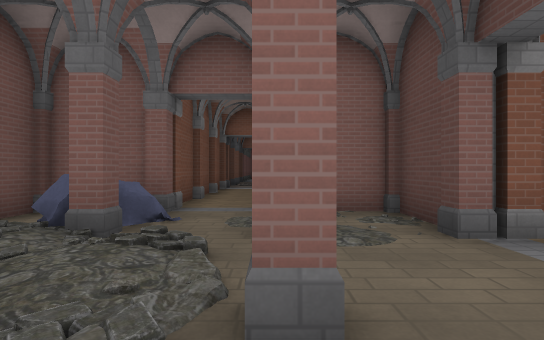
[1] (above)

21 first-person views from a walk through a level from a Godot 3-D game. The camera is 1.4 m above the floor, looks level and sees 80° across. The floor is counted in squares, 2 m on a side. Each view is taken from the middle of a square. On the plan, view 1 faces up. The plan holds only what a view shows up to about 10 squares ahead; the rest is blank. The place goes on beyond the plan. Characters and animated objects are left out. Door leaves are left out where a doorway can be walked through. Some surface patterns are stand-ins.

[2]
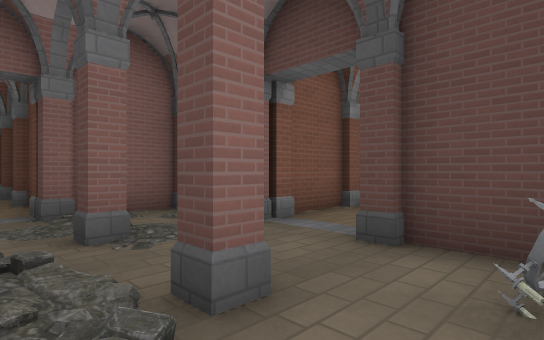

[3]
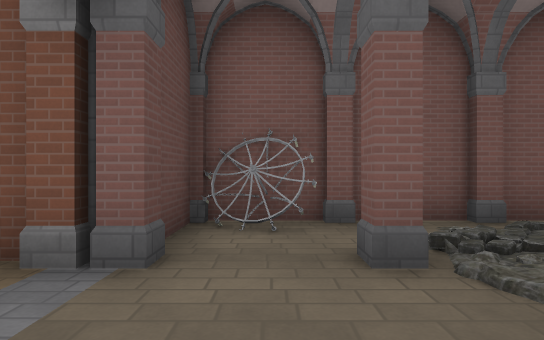

[4]
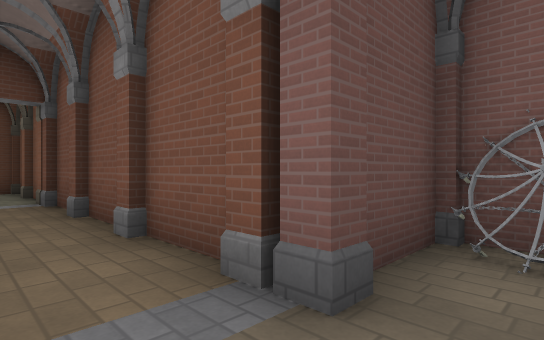

[5]
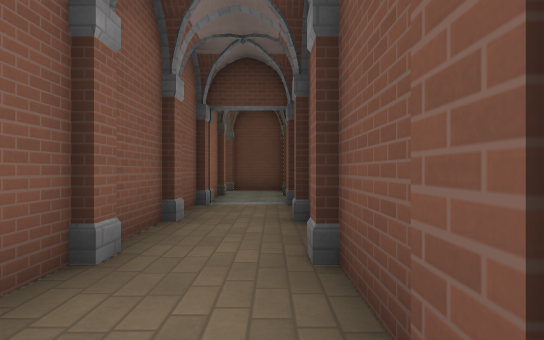

[6]
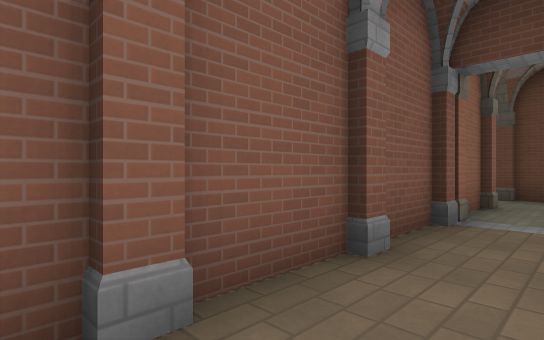

[7]
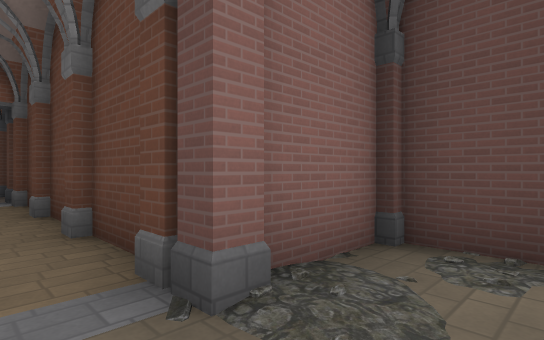

[8]
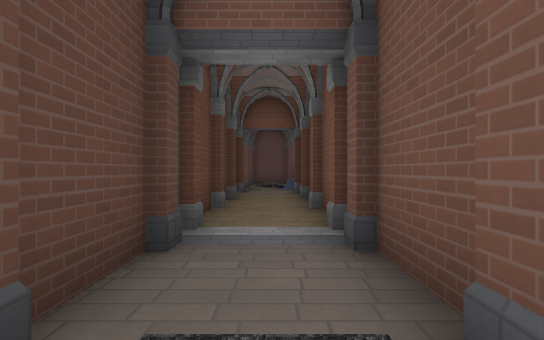

[9]
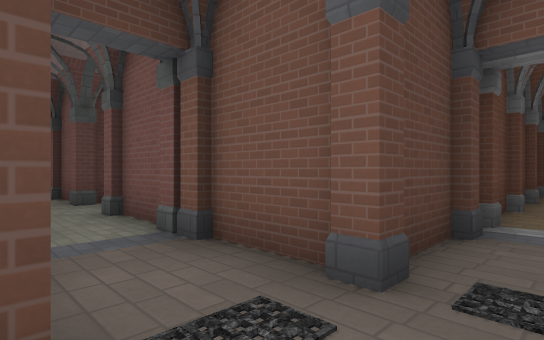

[10]
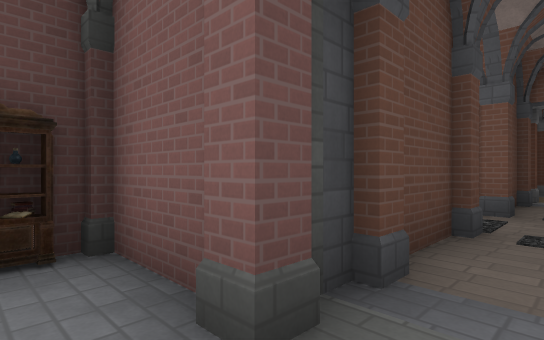

[11]
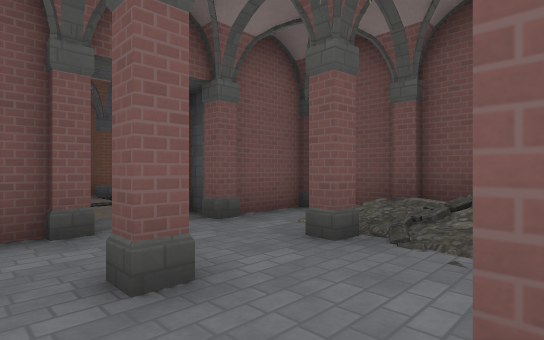

[12]
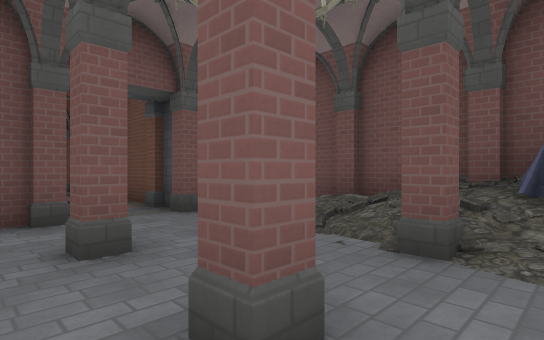

[13]
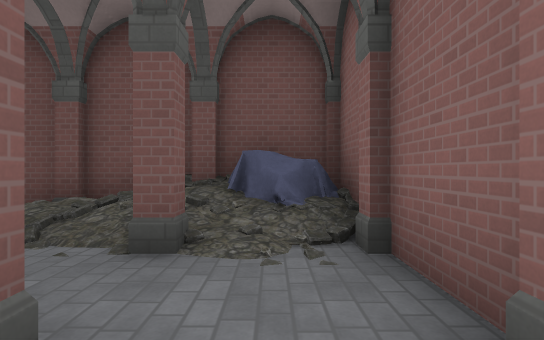

[14]
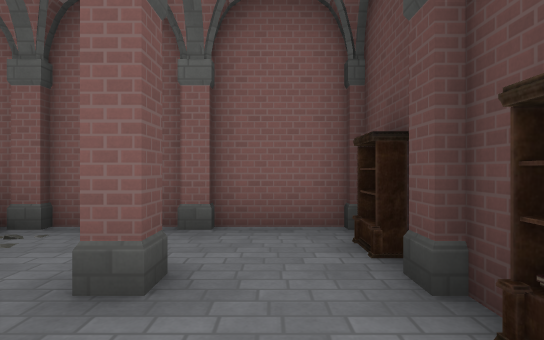

[15]
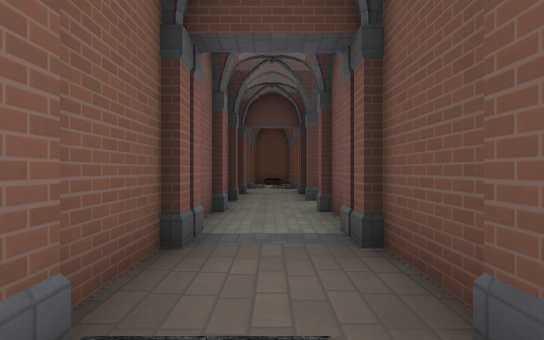

[16]
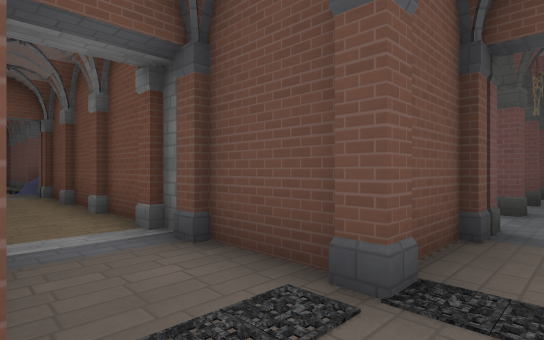

[17]
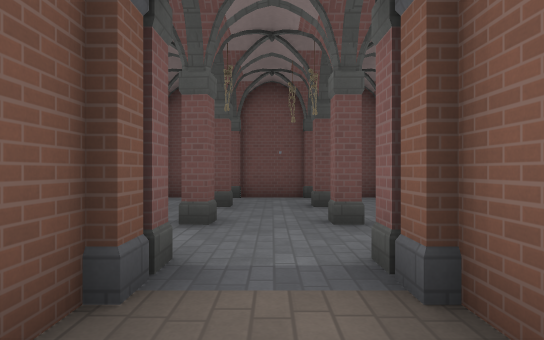

[18]
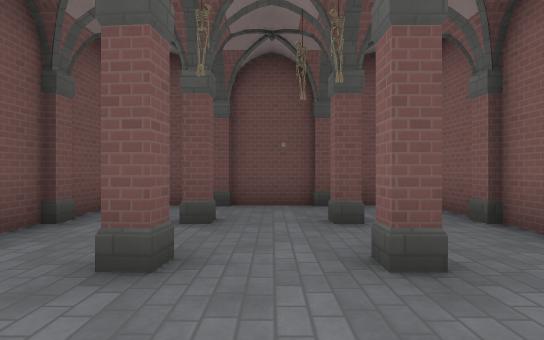

[19]
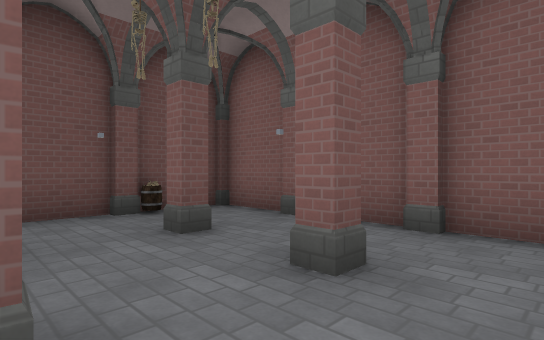

[20]
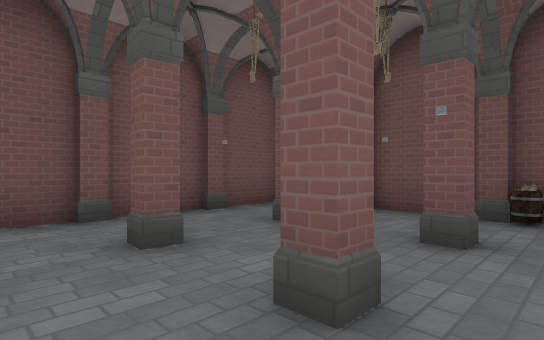

[21]
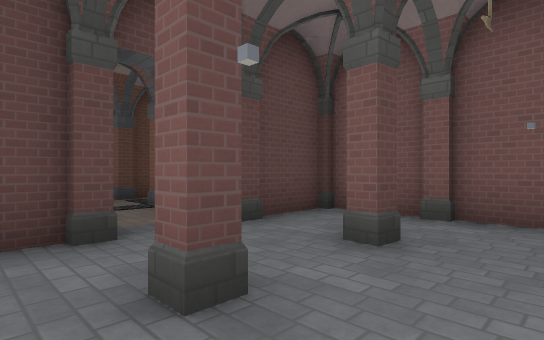

### Floor plan
Key: @ floor where view 1 was taken; # wall or solid block; . main floor; : floor 0.5 m higher than the main floor; / step, stairs or slope; D open door; ^ raised ledge; B books; K bookshelf; O other object.
Columns run from 11 left of view 1 to 13 right of it. Each row starts with its distance up from view 1.
 26        #######
 25        #^/...K
 24        ###.#.#
 23        #//...O
 22        #:#.#.
 21        #....BO
 20        ###.##D
 19 ######## #.#
 18 #......###.#
 17 #O..#..###.##########
 16 #....................
 15 #.#.#..###.#####..###
 14 #......# #.#
 13 ######## #.#
 12          #.#
 11          #.#
 10          #.#
  9          #.#
  8          #.#
  7          #.#
  6          #.###
  5         ##...#
  4         #^.#.########## #
  3          # .............#
  2            #............#
  1            ..############
  0          #.@O#
 -1          ###O#

Where each view was taken, in squares from view 1:
view 1: 0 up, 0 right, facing up
view 2: 0 up, 1 left, facing up-right
view 3: 4 up, 1 right, facing down
view 4: 3 up, 1 right, facing down-right
view 5: 2 up, 2 right, facing right
view 6: 2 up, 4 right, facing up-right
view 7: 4 up, 1 left, facing up-right
view 8: 16 up, 1 left, facing down
view 9: 17 up, 1 left, facing down-right
view 10: 21 up, 1 left, facing down-right
view 11: 24 up, 1 right, facing down-left
view 12: 25 up, 1 right, facing down-left
view 13: 25 up, 1 right, facing left
view 14: 22 up, 1 right, facing up
view 15: 16 up, 1 left, facing right
view 16: 16 up, 0 right, facing down-left
view 17: 16 up, 2 left, facing left
view 18: 16 up, 4 left, facing left
view 19: 15 up, 5 left, facing up-left
view 20: 18 up, 5 left, facing down-left
view 21: 18 up, 8 left, facing down-right
